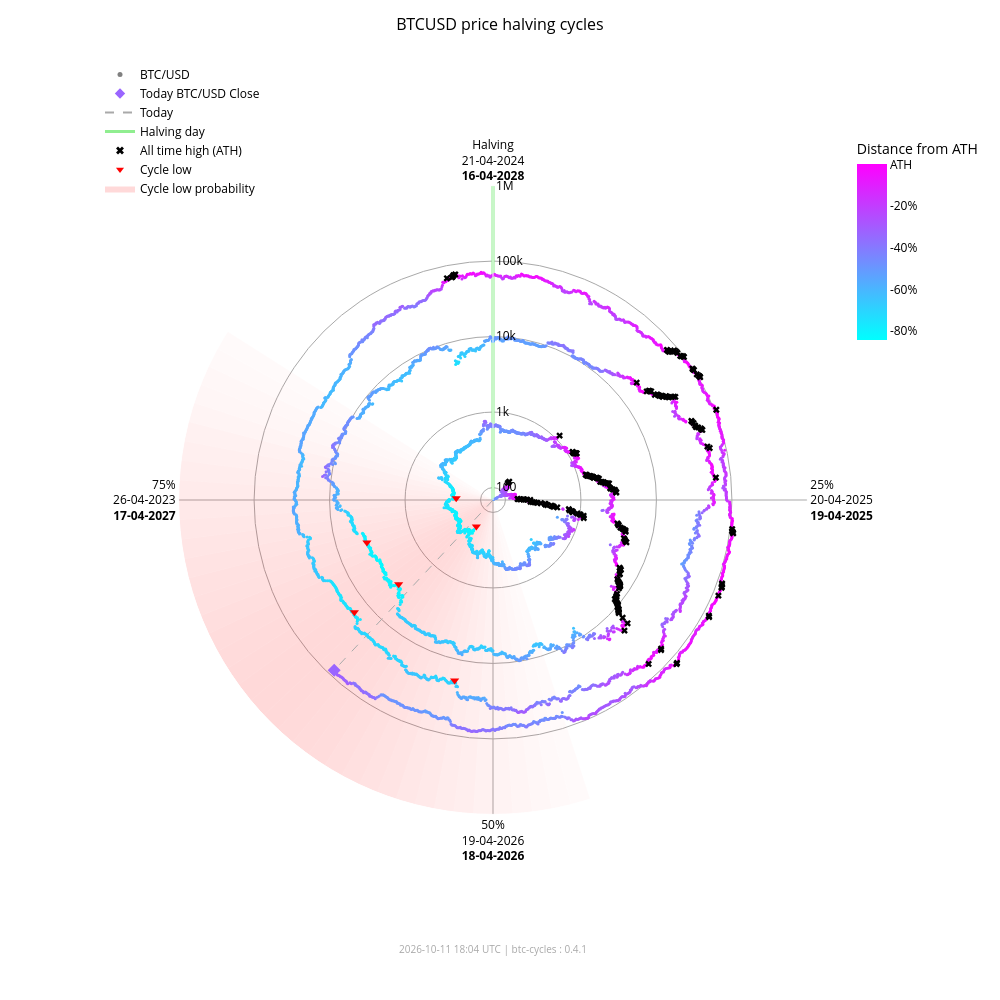

The notebook cell saved with this chart:
### Markdown cell above
### Interactive chart (plotly)

### Code cell
fig_interactive = btc.plot(
    kind="interactive",
    from_date="2012-11-28",
)
# plotly config for interactivity
config = {"scrollZoom": True, "displayModeBar": True}
# display in notebook
fig_interactive.show(config=config)

### Figure 1 — Plotly figure (JSON) as saved in the notebook; plotly's stock layout.template omitted (floating-point values rounded to 4 significant figures; data arrays with more than 128 entries replaced by an {"elided": "..."} marker saying what was removed)
{"data": [{"fill": "toself", "fillcolor": "rgba(255,0,0,0.018306980149439524)", "hoverinfo": "skip", "line": {"width": 0}, "mode": "lines", "r": [68.43, 1000000, 1000000, 68.43, 68.43], "showlegend": false, "theta": [162.0, 162.0, 165.6, 165.6, 162.0], "type": "scatterpolar"}, {"fill": "toself", "fillcolor": "rgba(255,0,0,0.02405911634527998)", "hoverinfo": "skip", "line": {"width": 0}, "mode": "lines", "r": [68.43, 1000000, 1000000, 68.43, 68.43], "showlegend": false, "theta": [165.6, 165.6, 169.2, 169.2, 165.6], "type": "scatterpolar"}, {"fill": "toself", "fillcolor": "rgba(255,0,0,0.030803449372254352)", "hoverinfo": "skip", "line": {"width": 0}, "mode": "lines", "r": [68.43, 1000000, 1000000, 68.43, 68.43], "showlegend": false, "theta": [169.2, 169.2, 172.8, 172.8, 169.2], "type": "scatterpolar"}, {"fill": "toself", "fillcolor": "rgba(255,0,0,0.03847233586005252)", "hoverinfo": "skip", "line": {"width": 0}, "mode": "lines", "r": [68.43, 1000000, 1000000, 68.43, 68.43], "showlegend": false, "theta": [172.8, 172.8, 176.4, 176.4, 172.8], "type": "scatterpolar"}, {"fill": "toself", "fillcolor": "rgba(255,0,0,0.04694405159551339)", "hoverinfo": "skip", "line": {"width": 0}, "mode": "lines", "r": [68.43, 1000000, 1000000, 68.43, 68.43], "showlegend": false, "theta": [176.4, 176.4, 180.0, 180.0, 176.4], "type": "scatterpolar"}, {"fill": "toself", "fillcolor": "rgba(255,0,0,0.05605603979818329)", "hoverinfo": "skip", "line": {"width": 0}, "mode": "lines", "r": [68.43, 1000000, 1000000, 68.43, 68.43], "showlegend": false, "theta": [180.0, 180.0, 183.6, 183.6, 180.0], "type": "scatterpolar"}, {"fill": "toself", "fillcolor": "rgba(255,0,0,0.06562330627802694)", "hoverinfo": "skip", "line": {"width": 0}, "mode": "lines", "r": [68.43, 1000000, 1000000, 68.43, 68.43], "showlegend": false, "theta": [183.6, 183.6, 187.2, 187.2, 183.6], "type": "scatterpolar"}, {"fill": "toself", "fillcolor": "rgba(255,0,0,0.07545707932574237)", "hoverinfo": "skip", "line": {"width": 0}, "mode": "lines", "r": [68.43, 1000000, 1000000, 68.43, 68.43], "showlegend": false, "theta": [187.2, 187.2, 190.8, 190.8, 187.2], "type": "scatterpolar"}, {"fill": "toself", "fillcolor": "rgba(255,0,0,0.08537841060169407)", "hoverinfo": "skip", "line": {"width": 0}, "mode": "lines", "r": [68.43, 1000000, 1000000, 68.43, 68.43], "showlegend": false, "theta": [190.8, 190.8, 194.4, 194.4, 190.8], "type": "scatterpolar"}, {"fill": "toself", "fillcolor": "rgba(255,0,0,0.09522272137134848)", "hoverinfo": "skip", "line": {"width": 0}, "mode": "lines", "r": [68.43, 1000000, 1000000, 68.43, 68.43], "showlegend": false, "theta": [194.4, 194.4, 198.0, 198.0, 194.4], "type": "scatterpolar"}, {"fill": "toself", "fillcolor": "rgba(255,0,0,0.10483418800389058)", "hoverinfo": "skip", "line": {"width": 0}, "mode": "lines", "r": [68.43, 1000000, 1000000, 68.43, 68.43], "showlegend": false, "theta": [198.0, 198.0, 201.6, 201.6, 198.0], "type": "scatterpolar"}, {"fill": "toself", "fillcolor": "rgba(255,0,0,0.11405248627197925)", "hoverinfo": "skip", "line": {"width": 0}, "mode": "lines", "r": [68.43, 1000000, 1000000, 68.43, 68.43], "showlegend": false, "theta": [201.6, 201.6, 205.2, 205.2, 201.6], "type": "scatterpolar"}, {"fill": "toself", "fillcolor": "rgba(255,0,0,0.12269756305009562)", "hoverinfo": "skip", "line": {"width": 0}, "mode": "lines", "r": [68.43, 1000000, 1000000, 68.43, 68.43], "showlegend": false, "theta": [205.2, 205.2, 208.8, 208.8, 205.2], "type": "scatterpolar"}, {"fill": "toself", "fillcolor": "rgba(255,0,0,0.13055959037792858)", "hoverinfo": "skip", "line": {"width": 0}, "mode": "lines", "r": [68.43, 1000000, 1000000, 68.43, 68.43], "showlegend": false, "theta": [208.8, 208.8, 212.4, 212.4, 208.8], "type": "scatterpolar"}, {"fill": "toself", "fillcolor": "rgba(255,0,0,0.13740037014073872)", "hoverinfo": "skip", "line": {"width": 0}, "mode": "lines", "r": [68.43, 1000000, 1000000, 68.43, 68.43], "showlegend": false, "theta": [212.4, 212.4, 216.0, 216.0, 212.4], "type": "scatterpolar"}, {"fill": "toself", "fillcolor": "rgba(255,0,0,0.14296927208088228)", "hoverinfo": "skip", "line": {"width": 0}, "mode": "lines", "r": [68.43, 1000000, 1000000, 68.43, 68.43], "showlegend": false, "theta": [216.0, 216.0, 219.6, 219.6, 216.0], "type": "scatterpolar"}, {"fill": "toself", "fillcolor": "rgba(255,0,0,0.14703219887325494)", "hoverinfo": "skip", "line": {"width": 0}, "mode": "lines", "r": [68.43, 1000000, 1000000, 68.43, 68.43], "showlegend": false, "theta": [219.6, 219.6, 223.2, 223.2, 219.6], "type": "scatterpolar"}, {"fill": "toself", "fillcolor": "rgba(255,0,0,0.14940752827264187)", "hoverinfo": "skip", "line": {"width": 0}, "mode": "lines", "r": [68.43, 1000000, 1000000, 68.43, 68.43], "showlegend": false, "theta": [223.2, 223.2, 226.8, 226.8, 223.2], "type": "scatterpolar"}, {"fill": "toself", "fillcolor": "rgba(255,0,0,0.15)", "hoverinfo": "skip", "line": {"width": 0}, "mode": "lines", "r": [68.43, 1000000, 1000000, 68.43, 68.43], "showlegend": false, "theta": [226.8, 226.8, 230.4, 230.4, 226.8], "type": "scatterpolar"}, {"fill": "toself", "fillcolor": "rgba(255,0,0,0.14882314851976614)", "hoverinfo": "skip", "line": {"width": 0}, "mode": "lines", "r": [68.43, 1000000, 1000000, 68.43, 68.43], "showlegend": false, "theta": [230.4, 230.4, 234.0, 234.0, 230.4], "type": "scatterpolar"}, {"fill": "toself", "fillcolor": "rgba(255,0,0,0.14600334989350275)", "hoverinfo": "skip", "line": {"width": 0}, "mode": "lines", "r": [68.43, 1000000, 1000000, 68.43, 68.43], "showlegend": false, "theta": [234.0, 234.0, 237.6, 237.6, 234.0], "type": "scatterpolar"}, {"fill": "toself", "fillcolor": "rgba(255,0,0,0.14176315293000513)", "hoverinfo": "skip", "line": {"width": 0}, "mode": "lines", "r": [68.43, 1000000, 1000000, 68.43, 68.43], "showlegend": false, "theta": [237.6, 237.6, 241.2, 241.2, 237.6], "type": "scatterpolar"}, {"fill": "toself", "fillcolor": "rgba(255,0,0,0.1363869302869166)", "hoverinfo": "skip", "line": {"width": 0}, "mode": "lines", "r": [68.43, 1000000, 1000000, 68.43, 68.43], "showlegend": false, "theta": [241.2, 241.2, 244.8, 244.8, 241.2], "type": "scatterpolar"}, {"fill": "toself", "fillcolor": "rgba(255,0,0,0.13017643696734477)", "hoverinfo": "skip", "line": {"width": 0}, "mode": "lines", "r": [68.43, 1000000, 1000000, 68.43, 68.43], "showlegend": false, "theta": [244.8, 244.8, 248.4, 248.4, 244.8], "type": "scatterpolar"}, {"fill": "toself", "fillcolor": "rgba(255,0,0,0.1234063302665758)", "hoverinfo": "skip", "line": {"width": 0}, "mode": "lines", "r": [68.43, 1000000, 1000000, 68.43, 68.43], "showlegend": false, "theta": [248.4, 248.4, 252.0, 252.0, 248.4], "type": "scatterpolar"}, {"fill": "toself", "fillcolor": "rgba(255,0,0,0.11628949020714345)", "hoverinfo": "skip", "line": {"width": 0}, "mode": "lines", "r": [68.43, 1000000, 1000000, 68.43, 68.43], "showlegend": false, "theta": [252.0, 252.0, 255.6, 255.6, 252.0], "type": "scatterpolar"}, {"fill": "toself", "fillcolor": "rgba(255,0,0,0.108959277972535)", "hoverinfo": "skip", "line": {"width": 0}, "mode": "lines", "r": [68.43, 1000000, 1000000, 68.43, 68.43], "showlegend": false, "theta": [255.6, 255.6, 259.2, 259.2, 255.6], "type": "scatterpolar"}, {"fill": "toself", "fillcolor": "rgba(255,0,0,0.1014715299920515)", "hoverinfo": "skip", "line": {"width": 0}, "mode": "lines", "r": [68.43, 1000000, 1000000, 68.43, 68.43], "showlegend": false, "theta": [259.2, 259.2, 262.8, 262.8, 259.2], "type": "scatterpolar"}, {"fill": "toself", "fillcolor": "rgba(255,0,0,0.09382430417652897)", "hoverinfo": "skip", "line": {"width": 0}, "mode": "lines", "r": [68.43, 1000000, 1000000, 68.43, 68.43], "showlegend": false, "theta": [262.8, 262.8, 266.4, 266.4, 262.8], "type": "scatterpolar"}, {"fill": "toself", "fillcolor": "rgba(255,0,0,0.08598937207621672)", "hoverinfo": "skip", "line": {"width": 0}, "mode": "lines", "r": [68.43, 1000000, 1000000, 68.43, 68.43], "showlegend": false, "theta": [266.4, 266.4, 270.0, 270.0, 266.4], "type": "scatterpolar"}, {"fill": "toself", "fillcolor": "rgba(255,0,0,0.07794710108398434)", "hoverinfo": "skip", "line": {"width": 0}, "mode": "lines", "r": [68.43, 1000000, 1000000, 68.43, 68.43], "showlegend": false, "theta": [270.0, 270.0, 273.6, 273.6, 270.0], "type": "scatterpolar"}, {"fill": "toself", "fillcolor": "rgba(255,0,0,0.06971614429145927)", "hoverinfo": "skip", "line": {"width": 0}, "mode": "lines", "r": [68.43, 1000000, 1000000, 68.43, 68.43], "showlegend": false, "theta": [273.6, 273.6, 277.2, 277.2, 273.6], "type": "scatterpolar"}, {"fill": "toself", "fillcolor": "rgba(255,0,0,0.061371174705723626)", "hoverinfo": "skip", "line": {"width": 0}, "mode": "lines", "r": [68.43, 1000000, 1000000, 68.43, 68.43], "showlegend": false, "theta": [277.2, 277.2, 280.8, 280.8, 277.2], "type": "scatterpolar"}, {"fill": "toself", "fillcolor": "rgba(255,0,0,0.05304520605236535)", "hoverinfo": "skip", "line": {"width": 0}, "mode": "lines", "r": [68.43, 1000000, 1000000, 68.43, 68.43], "showlegend": false, "theta": [280.8, 280.8, 284.4, 284.4, 280.8], "type": "scatterpolar"}, {"fill": "toself", "fillcolor": "rgba(255,0,0,0.044916938988340704)", "hoverinfo": "skip", "line": {"width": 0}, "mode": "lines", "r": [68.43, 1000000, 1000000, 68.43, 68.43], "showlegend": false, "theta": [284.4, 284.4, 288.0, 288.0, 284.4], "type": "scatterpolar"}, {"fill": "toself", "fillcolor": "rgba(255,0,0,0.0371870550186571)", "hoverinfo": "skip", "line": {"width": 0}, "mode": "lines", "r": [68.43, 1000000, 1000000, 68.43, 68.43], "showlegend": false, "theta": [288.0, 288.0, 291.6, 291.6, 288.0], "type": "scatterpolar"}, {"fill": "toself", "fillcolor": "rgba(255,0,0,0.030049603184432498)", "hoverinfo": "skip", "line": {"width": 0}, "mode": "lines", "r": [68.43, 1000000, 1000000, 68.43, 68.43], "showlegend": false, "theta": [291.6, 291.6, 295.2, 295.2, 291.6], "type": "scatterpolar"}, {"fill": "toself", "fillcolor": "rgba(255,0,0,0.023665126797805223)", "hoverinfo": "skip", "line": {"width": 0}, "mode": "lines", "r": [68.43, 1000000, 1000000, 68.43, 68.43], "showlegend": false, "theta": [295.2, 295.2, 298.8, 298.8, 295.2], "type": "scatterpolar"}, {"fill": "toself", "fillcolor": "rgba(255,0,0,0.018141004067302662)", "hoverinfo": "skip", "line": {"width": 0}, "mode": "lines", "r": [68.43, 1000000, 1000000, 68.43, 68.43], "showlegend": false, "theta": [298.8, 298.8, 302.4, 302.4, 298.8], "type": "scatterpolar"}, {"hoverinfo": "skip", "line": {"color": "darkgrey", "dash": "dash", "width": 1}, "mode": "lines", "r": [68.43, 82910.0], "showlegend": false, "theta": [223.0, 223.0], "type": "scatterpolar"}, {"hoverinfo": "skip", "line": {"color": "lightgreen", "width": 3}, "mode": "lines", "r": [68.43, 1000000], "showlegend": false, "theta": [0, 0], "type": "scatterpolar"}, {"hoverinfo": "text", "marker": {"color": {"elided": "4915 str values"}, "size": 3}, "mode": "markers", "r": {"elided": "4915 float values"}, "showlegend": false, "text": {"elided": "4915 str values"}, "theta": {"elided": "4915 float values"}, "type": "scatterpolar"}, {"hoverinfo": "text", "marker": {"color": "#9a65ff", "size": 10, "symbol": "diamond"}, "mode": "markers", "r": [82910.0], "showlegend": false, "text": ["Today<br>Date: 2026-10-10<br>Price: $82,912.23"], "theta": [223.0], "type": "scatterpolar"}, {"hoverinfo": "text", "marker": {"color": "black", "size": 6, "symbol": "x"}, "mode": "markers", "r": {"elided": "182 float values"}, "showlegend": false, "text": {"elided": "182 str values"}, "theta": {"elided": "182 float values"}, "type": "scatterpolar"}, {"hoverinfo": "text", "marker": {"color": "red", "size": 8, "symbol": "triangle-down"}, "mode": "markers", "r": [178.1, 210.5, 3237.0, 3961.0, 19020.0, 15790.0], "showlegend": false, "text": ["Cycle Low<br>Date: 2015-01-14<br>Price: $178.10<br>ATH distance: -84.5%", "Cycle Low<br>Date: 2015-08-24<br>Price: $210.49<br>ATH distance: -81.7%", "Cycle Low<br>Date: 2018-12-15<br>Price: $3,236.76<br>ATH distance: -83.4%", "Cycle Low<br>Date: 2019-03-15<br>Price: $3,960.91<br>ATH distance: -79.7%", "Cycle Low<br>Date: 2022-06-18<br>Price: $19,017.64<br>ATH distance: -71.9%", "Cycle Low<br>Date: 2022-11-21<br>Price: $15,787.28<br>ATH distance: -76.6%"], "theta": [212.1, 272.7, 228.3, 251.4, 192.0, 231.0], "type": "scatterpolar"}, {"marker": {"color": "grey", "size": 5}, "mode": "markers", "name": "BTC/USD", "r": [null], "theta": [null], "type": "scatterpolar"}, {"marker": {"color": "#9a65ff", "size": 8, "symbol": "diamond"}, "mode": "markers", "name": "Today BTC/USD Close", "r": [null], "theta": [null], "type": "scatterpolar"}, {"line": {"color": "darkgrey", "dash": "dash"}, "mode": "lines", "name": "Today", "r": [null], "theta": [null], "type": "scatterpolar"}, {"line": {"color": "lightgreen", "width": 3}, "mode": "lines", "name": "Halving day", "r": [null], "theta": [null], "type": "scatterpolar"}, {"marker": {"color": "black", "size": 7, "symbol": "x"}, "mode": "markers", "name": "All time high (ATH)", "r": [null], "theta": [null], "type": "scatterpolar"}, {"marker": {"color": "red", "size": 7, "symbol": "triangle-down"}, "mode": "markers", "name": "Cycle low", "r": [null], "theta": [null], "type": "scatterpolar"}, {"fill": "toself", "fillcolor": "rgba(255,0,0,0.15)", "line": {"width": 0}, "mode": "lines", "name": "Cycle low probability", "r": [null], "theta": [null], "type": "scatterpolar"}, {"hoverinfo": "skip", "marker": {"cmax": 0, "cmin": -0.8453, "color": [0], "colorbar": {"len": 0.25, "ticktext": ["ATH", "-20%", "-40%", "-60%", "-80%", "-100%"], "tickvals": [0, -0.2, -0.4, -0.6, -0.8, -1.0], "title": {"text": "Distance from ATH"}, "x": 0.95, "y": 0.92, "yanchor": "top"}, "colorscale": {"elided": "256x2 mixed values"}, "showscale": true, "size": 0}, "mode": "markers", "r": [null], "showlegend": false, "theta": [null], "type": "scatterpolar"}], "layout": {"annotations": [{"font": {"color": "darkgrey", "size": 10}, "showarrow": false, "text": "2026-10-11 18:04 UTC | btc-cycles : 0.4.1", "x": 0.5, "xref": "paper", "y": -0.02, "yref": "paper"}], "font": {"color": "black"}, "height": 1000, "legend": {"bgcolor": "rgba(0,0,0,0)", "font": {"color": "black"}, "x": 0.0, "y": 1.0}, "margin": {"b": 60, "l": 100, "r": 80, "t": 60}, "paper_bgcolor": "white", "plot_bgcolor": "white", "polar": {"angularaxis": {"color": "black", "direction": "clockwise", "gridcolor": "darkgrey", "rotation": 90, "ticktext": ["Halving<br>21-04-2024<br><b>16-04-2028</b>", "25%<br>20-04-2025<br><b>19-04-2025</b>", "50%<br>19-04-2026<br><b>18-04-2026</b>", "75%<br>26-04-2023<br><b>17-04-2027</b>"], "tickvals": [0, 90, 180, 270]}, "bgcolor": "white", "domain": {"x": [0.1, 0.9], "y": [0.05, 0.95]}, "radialaxis": {"angle": 90, "color": "black", "gridcolor": "darkgrey", "range": [1.835, 6.0], "tickangle": 90, "ticktext": ["100", "1k", "10k", "100k", "1M"], "tickvals": [100, 1000, 10000, 100000, 1000000], "type": "log"}}, "title": {"font": {"color": "black", "size": 16}, "text": "BTCUSD price halving cycles", "x": 0.5}, "width": 1000}}
